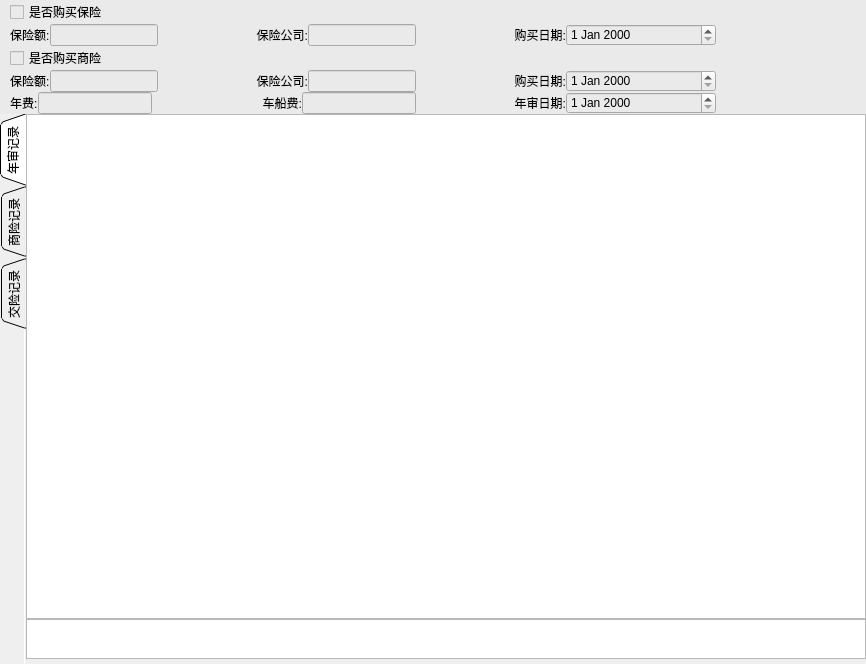
     <widget class="QWidget" name="insuranceTab">
      <attribute name="title">
       <string>保险资料</string>
      </attribute>
      <layout class="QVBoxLayout" name="verticalLayout_4">
       <property name="spacing">
        <number>0</number>
       </property>
       <property name="leftMargin">
        <number>0</number>
       </property>
       <property name="topMargin">
        <number>0</number>
       </property>
       <property name="rightMargin">
        <number>0</number>
       </property>
       <property name="bottomMargin">
        <number>0</number>
       </property>
       <item>
        <widget class="QWidget" name="widget_15" native="true">
         <property name="styleSheet">
          <string notr="true">background-color: rgb(234, 234, 234);</string>
         </property>
         <layout class="QHBoxLayout" name="horizontalLayout_13">
          <property name="spacing">
           <number>0</number>
          </property>
          <property name="leftMargin">
           <number>10</number>
          </property>
          <property name="topMargin">
           <number>0</number>
          </property>
          <property name="rightMargin">
           <number>0</number>
          </property>
          <property name="bottomMargin">
           <number>0</number>
          </property>
          <item>
           <widget class="QCheckBox" name="isBuyInsuranceCbBox">
            <property name="text">
             <string>是否购买保险</string>
            </property>
           </widget>
          </item>
         </layout>
        </widget>
       </item>
       <item>
        <widget class="QWidget" name="widget_16" native="true">
         <property name="styleSheet">
          <string notr="true">background-color: rgb(234, 234, 234);</string>
         </property>
         <layout class="QHBoxLayout" name="horizontalLayout_12">
          <property name="spacing">
           <number>0</number>
          </property>
          <property name="leftMargin">
           <number>10</number>
          </property>
          <property name="topMargin">
           <number>0</number>
          </property>
          <property name="rightMargin">
           <number>0</number>
          </property>
          <property name="bottomMargin">
           <number>0</number>
          </property>
          <item>
           <widget class="QLabel" name="label_37">
            <property name="maximumSize">
             <size>
              <width>50</width>
              <height>16777215</height>
             </size>
            </property>
            <property name="text">
             <string>保险额:</string>
            </property>
           </widget>
          </item>
          <item>
           <widget class="QLineEdit" name="insuranceFeeLE">
            <property name="maximumSize">
             <size>
              <width>150</width>
              <height>16777215</height>
             </size>
            </property>
           </widget>
          </item>
          <item>
           <widget class="QLabel" name="label_38">
            <property name="minimumSize">
             <size>
              <width>150</width>
              <height>0</height>
             </size>
            </property>
            <property name="maximumSize">
             <size>
              <width>150</width>
              <height>16777215</height>
             </size>
            </property>
            <property name="text">
             <string>保险公司:</string>
            </property>
            <property name="alignment">
             <set>Qt::AlignRight|Qt::AlignTrailing|Qt::AlignVCenter</set>
            </property>
           </widget>
          </item>
          <item>
           <widget class="QLineEdit" name="insuranceCompanyLE">
            <property name="maximumSize">
             <size>
              <width>150</width>
              <height>16777215</height>
             </size>
            </property>
           </widget>
          </item>
          <item>
           <widget class="QLabel" name="label_39">
            <property name="minimumSize">
             <size>
              <width>150</width>
              <height>0</height>
             </size>
            </property>
            <property name="maximumSize">
             <size>
              <width>150</width>
              <height>16777215</height>
             </size>
            </property>
            <property name="text">
             <string>购买日期:</string>
            </property>
            <property name="alignment">
             <set>Qt::AlignRight|Qt::AlignTrailing|Qt::AlignVCenter</set>
            </property>
           </widget>
          </item>
          <item>
           <widget class="QDateEdit" name="feeInsuranceDateDE">
            <property name="minimumSize">
             <size>
              <width>150</width>
              <height>0</height>
             </size>
            </property>
            <property name="maximumSize">
             <size>
              <width>150</width>
              <height>16777215</height>
             </size>
            </property>
           </widget>
          </item>
          <item>
           <spacer name="horizontalSpacer_19">
            <property name="orientation">
             <enum>Qt::Horizontal</enum>
            </property>
            <property name="sizeType">
             <enum>QSizePolicy::Maximum</enum>
            </property>
            <property name="sizeHint" stdset="0">
             <size>
              <width>150</width>
              <height>0</height>
             </size>
            </property>
           </spacer>
          </item>
         </layout>
        </widget>
       </item>
       <item>
        <widget class="QWidget" name="widget_17" native="true">
         <property name="styleSheet">
          <string notr="true">background-color: rgb(234, 234, 234);</string>
         </property>
         <layout class="QHBoxLayout" name="horizontalLayout_14">
          <property name="spacing">
           <number>0</number>
          </property>
          <property name="leftMargin">
           <number>10</number>
          </property>
          <property name="topMargin">
           <number>0</number>
          </property>
          <property name="rightMargin">
           <number>0</number>
          </property>
          <property name="bottomMargin">
           <number>0</number>
          </property>
          <item>
           <widget class="QCheckBox" name="isBuyBusinessInsuranceCbBox">
            <property name="text">
             <string>是否购买商险</string>
            </property>
           </widget>
          </item>
         </layout>
        </widget>
       </item>
       <item>
        <widget class="QWidget" name="widget_18" native="true">
         <property name="styleSheet">
          <string notr="true">background-color: rgb(234, 234, 234);</string>
         </property>
         <layout class="QHBoxLayout" name="horizontalLayout_18">
          <property name="spacing">
           <number>0</number>
          </property>
          <property name="leftMargin">
           <number>10</number>
          </property>
          <property name="topMargin">
           <number>0</number>
          </property>
          <property name="rightMargin">
           <number>0</number>
          </property>
          <property name="bottomMargin">
           <number>0</number>
          </property>
          <item>
           <widget class="QLabel" name="label_40">
            <property name="maximumSize">
             <size>
              <width>50</width>
              <height>16777215</height>
             </size>
            </property>
            <property name="text">
             <string>保险额:</string>
            </property>
           </widget>
          </item>
          <item>
           <widget class="QLineEdit" name="businessInsuranceFeeLE">
            <property name="maximumSize">
             <size>
              <width>150</width>
              <height>16777215</height>
             </size>
            </property>
           </widget>
          </item>
          <item>
           <widget class="QLabel" name="label_41">
            <property name="minimumSize">
             <size>
              <width>150</width>
              <height>0</height>
             </size>
            </property>
            <property name="maximumSize">
             <size>
              <width>150</width>
              <height>16777215</height>
             </size>
            </property>
            <property name="text">
             <string>保险公司:</string>
            </property>
            <property name="alignment">
             <set>Qt::AlignRight|Qt::AlignTrailing|Qt::AlignVCenter</set>
            </property>
           </widget>
          </item>
          <item>
           <widget class="QLineEdit" name="businessInsuranceCompanyLE">
            <property name="maximumSize">
             <size>
              <width>150</width>
              <height>16777215</height>
             </size>
            </property>
           </widget>
          </item>
          <item>
           <widget class="QLabel" name="label_42">
            <property name="minimumSize">
             <size>
              <width>150</width>
              <height>0</height>
             </size>
            </property>
            <property name="maximumSize">
             <size>
              <width>150</width>
              <height>16777215</height>
             </size>
            </property>
            <property name="text">
             <string>购买日期:</string>
            </property>
            <property name="alignment">
             <set>Qt::AlignRight|Qt::AlignTrailing|Qt::AlignVCenter</set>
            </property>
           </widget>
          </item>
          <item>
           <widget class="QDateEdit" name="feeBusinessInsuranceDateDE">
            <property name="minimumSize">
             <size>
              <width>150</width>
              <height>0</height>
             </size>
            </property>
            <property name="maximumSize">
             <size>
              <width>150</width>
              <height>16777215</height>
             </size>
            </property>
           </widget>
          </item>
          <item>
           <spacer name="horizontalSpacer_20">
            <property name="orientation">
             <enum>Qt::Horizontal</enum>
            </property>
            <property name="sizeType">
             <enum>QSizePolicy::Maximum</enum>
            </property>
            <property name="sizeHint" stdset="0">
             <size>
              <width>150</width>
              <height>20</height>
             </size>
            </property>
           </spacer>
          </item>
         </layout>
        </widget>
       </item>
       <item>
        <widget class="QWidget" name="widget_19" native="true">
         <property name="styleSheet">
          <string notr="true">background-color: rgb(234, 234, 234);</string>
         </property>
         <layout class="QHBoxLayout" name="horizontalLayout_19">
          <property name="spacing">
           <number>0</number>
          </property>
          <property name="leftMargin">
           <number>10</number>
          </property>
          <property name="topMargin">
           <number>0</number>
          </property>
          <property name="rightMargin">
           <number>0</number>
          </property>
          <property name="bottomMargin">
           <number>0</number>
          </property>
          <item>
           <widget class="QLabel" name="label_43">
            <property name="maximumSize">
             <size>
              <width>50</width>
              <height>16777215</height>
             </size>
            </property>
            <property name="text">
             <string>年费:</string>
            </property>
           </widget>
          </item>
          <item>
           <widget class="QLineEdit" name="annualFeeLE">
            <property name="maximumSize">
             <size>
              <width>150</width>
              <height>16777215</height>
             </size>
            </property>
           </widget>
          </item>
          <item>
           <widget class="QLabel" name="label_44">
            <property name="minimumSize">
             <size>
              <width>150</width>
              <height>0</height>
             </size>
            </property>
            <property name="maximumSize">
             <size>
              <width>150</width>
              <height>16777215</height>
             </size>
            </property>
            <property name="text">
             <string>车船费:</string>
            </property>
            <property name="alignment">
             <set>Qt::AlignRight|Qt::AlignTrailing|Qt::AlignVCenter</set>
            </property>
           </widget>
          </item>
          <item>
           <widget class="QLineEdit" name="travelExpensesLE">
            <property name="maximumSize">
             <size>
              <width>150</width>
              <height>16777215</height>
             </size>
            </property>
           </widget>
          </item>
          <item>
           <widget class="QLabel" name="label_45">
            <property name="minimumSize">
             <size>
              <width>150</width>
              <height>0</height>
             </size>
            </property>
            <property name="maximumSize">
             <size>
              <width>150</width>
              <height>16777215</height>
             </size>
            </property>
            <property name="text">
             <string>年审日期:</string>
            </property>
            <property name="alignment">
             <set>Qt::AlignRight|Qt::AlignTrailing|Qt::AlignVCenter</set>
            </property>
           </widget>
          </item>
          <item>
           <widget class="QDateEdit" name="annualReviewDateDE">
            <property name="minimumSize">
             <size>
              <width>150</width>
              <height>0</height>
             </size>
            </property>
            <property name="maximumSize">
             <size>
              <width>150</width>
              <height>16777215</height>
             </size>
            </property>
           </widget>
          </item>
          <item>
           <spacer name="horizontalSpacer_21">
            <property name="orientation">
             <enum>Qt::Horizontal</enum>
            </property>
            <property name="sizeType">
             <enum>QSizePolicy::Maximum</enum>
            </property>
            <property name="sizeHint" stdset="0">
             <size>
              <width>150</width>
              <height>20</height>
             </size>
            </property>
           </spacer>
          </item>
         </layout>
        </widget>
       </item>
       <item>
        <widget class="QWidget" name="widget_20" native="true">
         <property name="minimumSize">
          <size>
           <width>0</width>
           <height>550</height>
          </size>
         </property>
         <property name="maximumSize">
          <size>
           <width>16777215</width>
           <height>550</height>
          </size>
         </property>
         <layout class="QHBoxLayout" name="horizontalLayout_20">
          <property name="spacing">
           <number>0</number>
          </property>
          <property name="leftMargin">
           <number>0</number>
          </property>
          <property name="topMargin">
           <number>0</number>
          </property>
          <property name="rightMargin">
           <number>0</number>
          </property>
          <property name="bottomMargin">
           <number>0</number>
          </property>
          <item>
           <widget class="QTabWidget" name="tabWidget">
            <property name="tabPosition">
             <enum>QTabWidget::West</enum>
            </property>
            <property name="tabShape">
             <enum>QTabWidget::Triangular</enum>
            </property>
            <property name="currentIndex">
             <number>0</number>
            </property>
            <property name="usesScrollButtons">
             <bool>false</bool>
            </property>
            <property name="documentMode">
             <bool>true</bool>
            </property>
            <property name="tabsClosable">
             <bool>false</bool>
            </property>
            <property name="movable">
             <bool>false</bool>
            </property>
            <property name="tabBarAutoHide">
             <bool>false</bool>
            </property>
            <widget class="QWidget" name="annualTab">
             <attribute name="title">
              <string>年审记录</string>
             </attribute>
             <layout class="QVBoxLayout" name="verticalLayout">
              <property name="spacing">
               <number>0</number>
              </property>
              <property name="leftMargin">
               <number>0</number>
              </property>
              <property name="topMargin">
               <number>0</number>
              </property>
              <property name="rightMargin">
               <number>0</number>
              </property>
              <property name="bottomMargin">
               <number>5</number>
              </property>
              <item>
               <widget class="QTableView" name="annualTableview"/>
              </item>
              <item>
               <widget class="QTableView" name="annualSumTableView">
                <property name="maximumSize">
                 <size>
                  <width>16777215</width>
                  <height>40</height>
                 </size>
                </property>
               </widget>
              </item>
             </layout>
            </widget>
            <widget class="QWidget" name="businessTab">
             <attribute name="title">
              <string>商险记录</string>
             </attribute>
             <layout class="QHBoxLayout" name="horizontalLayout_22">
              <property name="spacing">
               <number>0</number>
              </property>
              <property name="leftMargin">
               <number>0</number>
              </property>
              <property name="topMargin">
               <number>0</number>
              </property>
              <property name="rightMargin">
               <number>0</number>
              </property>
              <property name="bottomMargin">
               <number>0</number>
              </property>
              <item>
               <widget class="QTableView" name="businessTableView"/>
              </item>
             </layout>
            </widget>
            <widget class="QWidget" name="paymentTab">
             <attribute name="title">
              <string>交险记录</string>
             </attribute>
             <layout class="QHBoxLayout" name="horizontalLayout_23">
              <property name="spacing">
               <number>0</number>
              </property>
              <property name="leftMargin">
               <number>0</number>
              </property>
              <property name="topMargin">
               <number>0</number>
              </property>
              <property name="rightMargin">
               <number>0</number>
              </property>
              <property name="bottomMargin">
               <number>0</number>
              </property>
              <item>
               <widget class="QTableView" name="paymentTableView"/>
              </item>
             </layout>
            </widget>
           </widget>
          </item>
         </layout>
        </widget>
       </item>
      </layout>
     </widget>
